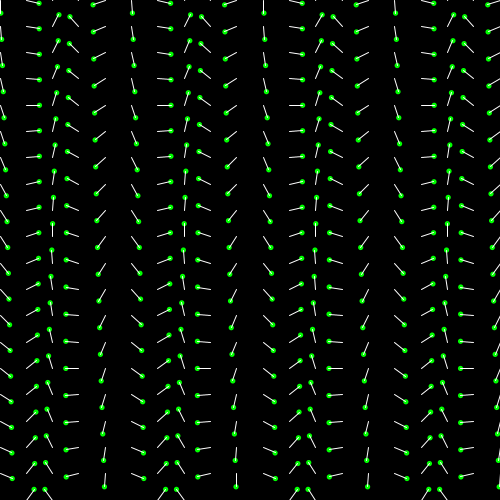
Frame 1 (no input)
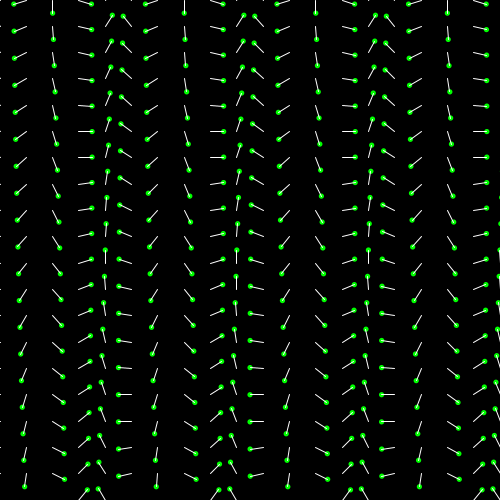
Frame 60 (the mouse pressed at the canvas centre just before this capture)
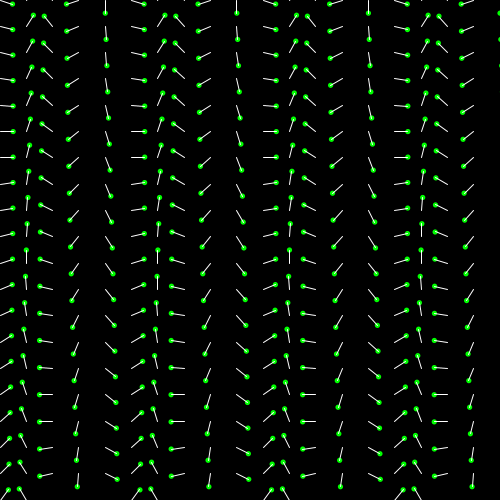
Frame 120 (the mouse held since frame 60 and released just before this capture)

The Processing sketch that drew these frames (run headless with seeded random() and noise(); from frame 60 on, the mouse is pressed at the canvas centre):

// Processing sketch: processing_151496
// ── processing_151496.pde

/*My variation of week 2 exercise. (Siomara J.)
 * Creative Coding
 * Week 2, 05 - Moving Patterns 1
 * by Indae Hwang and Jon McCormack
 * Copyright (c) 2014 Monash University
 *
 * This sketch builds on the previous sketches, drawing shapes based on the
 * current framerate. The movement of individual shapes combine to create a
 * gestalt field of motion. Use the arrow keys on your keyboard to change the
 * frame rate. 
 * 
 */

// variable used to store the current frame rate value
int frame_rate_value;

void setup() {
  size(500, 500);

  frame_rate_value = 50;
  frameRate(frame_rate_value);
  rectMode(CENTER);
  background(255);
}


void draw() {

  background(0);

  int num = 20;
  int margin = 0;
  float gutter = 0; //distance between each cell
  float cellsize = ( width - (2 * margin) - gutter * (num - 1) ) / (num - 1);

  int circleNumber = 0; // counter
  for (int i=0; i<num; i++) {
    for (int j=0; j<num; j++) {
      circleNumber = (i * num) + j; // different way to calculate the circle number from w2_04

      float tx = margin + cellsize * i + gutter * i;
      float ty = margin + cellsize * j + gutter * j;

      movingCircle(tx, ty, cellsize, circleNumber);
    }
  }
} //end of draw 


void movingCircle(float x, float y, float size, int circleNum) {

  float finalAngle;
  finalAngle = frameCount + circleNum;

  //the rotating angle for each tempX and tempY postion is affected by frameRate and angle;  
  float tempX = x + (size / 2) * sin(PI / frame_rate_value * finalAngle);
  float tempY = y + (size / 2) * cos(PI / frame_rate_value * finalAngle);

  noStroke();
  fill(0,255,0);
  ellipse(tempX, tempY, size/5, size/5);
  stroke(255);
  line(x, y, tempX, tempY);
}


/*
 * keyReleased function
 *
 * called automatically by Processing when a keyboard key is released
 */
void keyReleased() {

  // right arrow -- increase frame_rate_value
  if (keyCode == RIGHT && frame_rate_value < 60) {
    frame_rate_value++;
  }

  // left arrow -- decrease frame_rate_value
  if ( keyCode == LEFT && frame_rate_value > 1) {
    frame_rate_value--;
  }

  // set the frameRate and print current value on the screen
  frameRate(frame_rate_value);
  println("Current frame Rate is: " + frame_rate_value);
}
